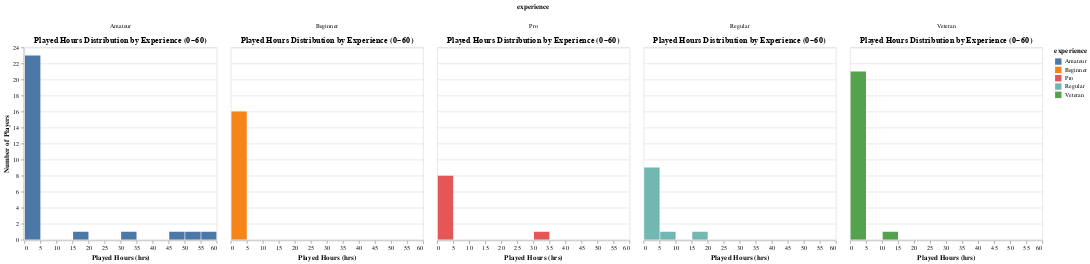

The cell this chart's notebook holds for it:
### Code cell
# --- Experience facet (zoomed) --- (it was very hard to see trends from the above plots, so the plots below were created which are zoomed in)
chart_exp_zoom = (
    alt.Chart(players_train)
    .mark_bar(clip=True)
    .encode(
        x=alt.X('played_hours:Q',
                bin=alt.Bin(maxbins=45),
                scale=alt.Scale(domain=[0, 60]),   
                title='Played Hours (hrs)'),
        y=alt.Y('count()', title='Number of Players'),
        color='experience:N'
    )
    .properties(title='Played Hours Distribution by Experience (0–60)')
    .facet(column='experience:N')
)

# --- Subscribe facet (zoomed) ---
chart_sub_zoom = (
    alt.Chart(players_train)
    .mark_bar(clip=True)
    .encode(
        x=alt.X('played_hours:Q',
                bin=alt.Bin(maxbins=45),
                scale=alt.Scale(domain=[0, 60]), 
                title='Played Hours (hrs)'),
        y=alt.Y('count()', title='Number of Players'),
        color=alt.Color('subscribe:N').title("Subscribed")
    )
    .properties(title='Played Hours Distribution by Subscription (0–60)')
    .facet(column='subscribe:N')
)

chart_exp_zoom

### Figure 1 — Vega-Lite specification as saved in the notebook (floating-point values rounded to 4 significant figures)
{"config": {"view": {"continuousWidth": 300, "continuousHeight": 300}}, "data": {"name": "data-900ebb47644510acd9ed407ebf667ff0"}, "facet": {"column": {"field": "experience", "type": "nominal"}}, "spec": {"mark": {"type": "bar", "clip": true}, "encoding": {"color": {"field": "experience", "type": "nominal"}, "x": {"bin": {"maxbins": 45}, "field": "played_hours", "scale": {"domain": [0, 60]}, "title": "Played Hours (hrs)", "type": "quantitative"}, "y": {"aggregate": "count", "title": "Number of Players", "type": "quantitative"}}, "title": "Played Hours Distribution by Experience (0–60)"}, "$schema": "https://vega.github.io/schema/vega-lite/v5.20.1.json", "datasets": {"data-900ebb47644510acd9ed407ebf667ff0": [{"experience": "Regular", "subscribe": true, "played_hours": 4.0, "engagement_level": "Below Average"}, {"experience": "Beginner", "subscribe": true, "played_hours": 1.5, "engagement_level": "Below Average"}, {"experience": "Amateur", "subscribe": true, "played_hours": 0.2, "engagement_level": "Below Average"}, {"experience": "Pro", "subscribe": true, "played_hours": 1.0, "engagement_level": "Below Average"}, {"experience": "Veteran", "subscribe": true, "played_hours": 0.1, "engagement_level": "Below Average"}, {"experience": "Beginner", "subscribe": true, "played_hours": 1.0, "engagement_level": "Below Average"}, {"experience": "Veteran", "subscribe": false, "played_hours": 0.1, "engagement_level": "Below Average"}, {"experience": "Amateur", "subscribe": false, "played_hours": 0.1, "engagement_level": "Below Average"}, {"experience": "Veteran", "subscribe": true, "played_hours": 0.1, "engagement_level": "Below Average"}, {"experience": "Amateur", "subscribe": true, "played_hours": 150.0, "engagement_level": "Above Average"}, {"experience": "Amateur", "subscribe": false, "played_hours": 2.3, "engagement_level": "Below Average"}, {"experience": "Pro", "subscribe": true, "played_hours": 0.2, "engagement_level": "Below Average"}, {"experience": "Regular", "subscribe": true, "played_hours": 0.6, "engagement_level": "Below Average"}, {"experience": "Veteran", "subscribe": true, "played_hours": 2.2, "engagement_level": "Below Average"}, {"experience": "Amateur", "subscribe": true, "played_hours": 1.2, "engagement_level": "Below Average"}, {"experience": "Pro", "subscribe": true, "played_hours": 0.2, "engagement_level": "Below Average"}, {"experience": "Amateur", "subscribe": true, "played_hours": 32.0, "engagement_level": "Above Average"}, {"experience": "Regular", "subscribe": true, "played_hours": 0.6, "engagement_level": "Below Average"}, {"experience": "Amateur", "subscribe": true, "played_hours": 0.1, "engagement_level": "Below Average"}, {"experience": "Beginner", "subscribe": true, "played_hours": 0.8, "engagement_level": "Below Average"}, {"experience": "Veteran", "subscribe": false, "played_hours": 2.7, "engagement_level": "Below Average"}, {"experience": "Beginner", "subscribe": true, "played_hours": 1.0, "engagement_level": "Below Average"}, {"experience": "Beginner", "subscribe": true, "played_hours": 0.1, "engagement_level": "Below Average"}, {"experience": "Veteran", "subscribe": true, "played_hours": 0.1, "engagement_level": "Below Average"}, {"experience": "Pro", "subscribe": false, "played_hours": 0.4, "engagement_level": "Below Average"}, {"experience": "Regular", "subscribe": true, "played_hours": 0.5, "engagement_level": "Below Average"}, {"experience": "Veteran", "subscribe": true, "played_hours": 3.8, "engagement_level": "Below Average"}, {"experience": "Amateur", "subscribe": true, "played_hours": 0.1, "engagement_level": "Below Average"}, {"experience": "Veteran", "subscribe": true, "played_hours": 0.1, "engagement_level": "Below Average"}, {"experience": "Regular", "subscribe": true, "played_hours": 0.1, "engagement_level": "Below Average"}, {"experience": "Pro", "subscribe": true, "played_hours": 0.6, "engagement_level": "Below Average"}, {"experience": "Veteran", "subscribe": false, "played_hours": 0.1, "engagement_level": "Below Average"}, {"experience": "Veteran", "subscribe": true, "played_hours": 1.0, "engagement_level": "Below Average"}, {"experience": "Amateur", "subscribe": true, "played_hours": 0.1, "engagement_level": "Below Average"}, {"experience": "Amateur", "subscribe": true, "played_hours": 0.3, "engagement_level": "Below Average"}, {"experience": "Veteran", "subscribe": true, "played_hours": 12.5, "engagement_level": "Above Average"}, {"experience": "Amateur", "subscribe": true, "played_hours": 56.1, "engagement_level": "Above Average"}, {"experience": "Beginner", "subscribe": true, "played_hours": 0.1, "engagement_level": "Below Average"}, {"experience": "Amateur", "subscribe": true, "played_hours": 0.1, "engagement_level": "Below Average"}, {"experience": "Beginner", "subscribe": false, "played_hours": 1.8, "engagement_level": "Below Average"}, {"experience": "Veteran", "subscribe": false, "played_hours": 0.1, "engagement_level": "Below Average"}, {"experience": "Amateur", "subscribe": true, "played_hours": 0.5, "engagement_level": "Below Average"}, {"experience": "Amateur", "subscribe": false, "played_hours": 0.1, "engagement_level": "Below Average"}, {"experience": "Veteran", "subscribe": false, "played_hours": 0.1, "engagement_level": "Below Average"}, {"experience": "Beginner", "subscribe": false, "played_hours": 0.2, "engagement_level": "Below Average"}, {"experience": "Beginner", "subscribe": true, "played_hours": 0.4, "engagement_level": "Below Average"}, {"experience": "Veteran", "subscribe": true, "played_hours": 0.2, "engagement_level": "Below Average"}, {"experience": "Pro", "subscribe": true, "played_hours": 0.1, "engagement_level": "Below Average"}, {"experience": "Veteran", "subscribe": false, "played_hours": 2.7, "engagement_level": "Below Average"}, {"experience": "Veteran", "subscribe": true, "played_hours": 0.1, "engagement_level": "Below Average"}, {"experience": "Pro", "subscribe": false, "played_hours": 0.2, "engagement_level": "Below Average"}, {"experience": "Regular", "subscribe": true, "played_hours": 18.5, "engagement_level": "Above Average"}, {"experience": "Regular", "subscribe": true, "played_hours": 1.5, "engagement_level": "Below Average"}, {"experience": "Amateur", "subscribe": false, "played_hours": 0.1, "engagement_level": "Below Average"}, {"experience": "Amateur", "subscribe": false, "played_hours": 1.0, "engagement_level": "Below Average"}, {"experience": "Veteran", "subscribe": true, "played_hours": 0.1, "engagement_level": "Below Average"}, {"experience": "Amateur", "subscribe": true, "played_hours": 0.7, "engagement_level": "Below Average"}, {"experience": "Beginner", "subscribe": true, "played_hours": 0.2, "engagement_level": "Below Average"}, {"experience": "Veteran", "subscribe": true, "played_hours": 1.6, "engagement_level": "Below Average"}, {"experience": "Amateur", "subscribe": true, "played_hours": 3.5, "engagement_level": "Below Average"}, {"experience": "Amateur", "subscribe": true, "played_hours": 0.2, "engagement_level": "Below Average"}, {"experience": "Beginner", "subscribe": true, "played_hours": 0.6, "engagement_level": "Below Average"}, {"experience": "Veteran", "subscribe": true, "played_hours": 0.4, "engagement_level": "Below Average"}, {"experience": "Amateur", "subscribe": true, "played_hours": 0.5, "engagement_level": "Below Average"}, {"experience": "Amateur", "subscribe": true, "played_hours": 17.2, "engagement_level": "Above Average"}, {"experience": "Beginner", "subscribe": true, "played_hours": 2.0, "engagement_level": "Below Average"}, {"experience": "Pro", "subscribe": true, "played_hours": 1.2, "engagement_level": "Below Average"}, {"experience": "Beginner", "subscribe": true, "played_hours": 0.1, "engagement_level": "Below Average"}, {"experience": "Regular", "subscribe": true, "played_hours": 178.2, "engagement_level": "Above Average"}, {"experience": "Pro", "subscribe": true, "played_hours": 30.3, "engagement_level": "Above Average"}, {"experience": "Beginner", "subscribe": true, "played_hours": 0.7, "engagement_level": "Below Average"}, {"experience": "Amateur", "subscribe": false, "played_hours": 2.1, "engagement_level": "Below Average"}, {"experience": "Amateur", "subscribe": true, "played_hours": 0.8, "engagement_level": "Below Average"}, {"experience": "Regular", "subscribe": true, "played_hours": 0.3, "engagement_level": "Below Average"}, {"experience": "Regular", "subscribe": true, "played_hours": 5.6, "engagement_level": "Below Average"}, {"experience": "Amateur", "subscribe": true, "played_hours": 0.1, "engagement_level": "Below Average"}, {"experience": "Veteran", "subscribe": true, "played_hours": 0.1, "engagement_level": "Below Average"}, {"experience": "Veteran", "subscribe": true, "played_hours": 0.6, "engagement_level": "Below Average"}, {"experience": "Amateur", "subscribe": true, "played_hours": 1.8, "engagement_level": "Below Average"}, {"experience": "Beginner", "subscribe": true, "played_hours": 1.1, "engagement_level": "Below Average"}, {"experience": "Regular", "subscribe": false, "played_hours": 0.1, "engagement_level": "Below Average"}, {"experience": "Regular", "subscribe": true, "played_hours": 0.1, "engagement_level": "Below Average"}, {"experience": "Amateur", "subscribe": true, "played_hours": 0.3, "engagement_level": "Below Average"}, {"experience": "Amateur", "subscribe": true, "played_hours": 48.4, "engagement_level": "Above Average"}, {"experience": "Beginner", "subscribe": false, "played_hours": 0.3, "engagement_level": "Below Average"}, {"experience": "Veteran", "subscribe": false, "played_hours": 0.1, "engagement_level": "Below Average"}, {"experience": "Amateur", "subscribe": true, "played_hours": 53.9, "engagement_level": "Above Average"}, {"experience": "Amateur", "subscribe": true, "played_hours": 2.9, "engagement_level": "Below Average"}]}}
